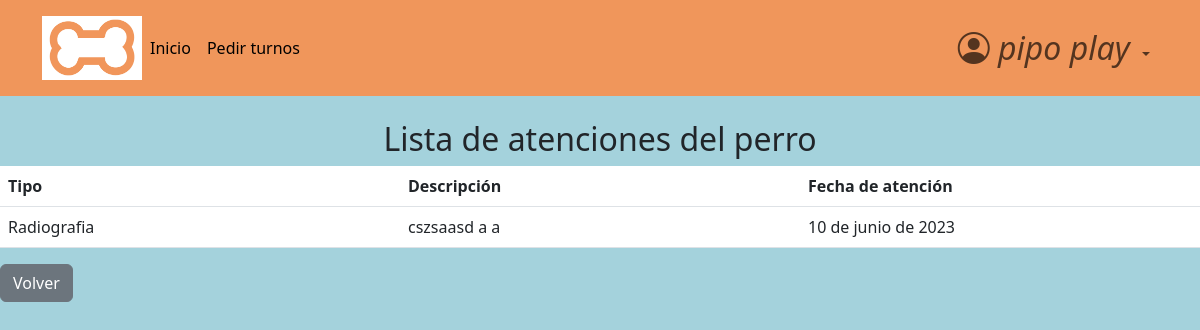
Page /dogs/attentions/3/2/ (signed in) on the committed database.
### accounts/models.py (models this page shows, shortened)
class CustomUser(AbstractBaseUser, PermissionsMixin):
    email = models.EmailField(
        verbose_name="email",
        unique=True,
        max_length=40,
        error_messages={"unique":'El mail ya se encuentra registrado. Por favor ingrese otro.'}
    )
    name = models.CharField(
        max_length=30
    )
    surname = models.CharField(
        max_length=30,
        blank=True,
        null=True
    )
    address = models.CharField(
        max_length=30,
        blank=True,
        null=True
    )
    telephone = models.SlugField(
        max_length=15,
        blank=True,
        null=True,
    )
    is_active = models.BooleanField(
        default=True,
    )
    is_staff = models.BooleanField(
        default=False,
    )
    is_admin = models.BooleanField(
        default=False,
    )
    last_login = models.DateTimeField(
        verbose_name="last login",
        default=datetime.datetime.now,
    )
    is_veterinario = models.BooleanField(
        default=False,
    )
    USERNAME_FIELD = "email"    #variable por la cual se ingresa, dice username pero seria como 'campo que representa el inicio de sesion'
    REQUIRED_FIELDS = ['name',]    #no permite registros si no tiene estos campos completos
    objects = CustomUserManager()
    def __str__(self):
        return self.name + ' ' + str(self.surname or '')

### dogs/models.py (models this page shows)
class Attention(models.Model):
    class Type(models.TextChoices):
        radiografia = "Radiografia"
        primeros_auxilios = "Primeros auxilios"
        operacion = "Operacion"
        otros_servicios = "Otros Servicios"
    dog = models.ForeignKey(
        Dog,
        blank = True,
        on_delete=models.CASCADE,
        null=True,
    )
    type = models.CharField(
        choices=Type.choices,
        max_length=20,
        null=True,
        blank=True,
    )
    description = models.TextField(
        max_length=120,
        validators=[MaxLengthValidator(120, message="La descripción debe tener a lo sumo 120 caracteres")],
        blank=True,
        null=True
    )
    date_of_attention = models.DateField(
        null=True,
        blank=True,
        validators=[MaxValueValidator(date.today, message="La fecha de atención debe ser anterior a la fecha de hoy")],
    )

### dogs/views.py (the view)
# urls.py: path('attentions/<client_id>/<dog_id>/', views.attentions_list, name="attentions_list"),
@ login_required
def attentions_list(request, dog_id, client_id):
    actual_dog = Dog.objects.get(pk=dog_id)
    attentions = actual_dog.attention_set.all()
    context = {
        'client_id': client_id,
        'dog_id': actual_dog.id,
        'attentions': attentions,
    }
    return render(request, 'attentions_list.html', context)

### dogs/templates/attentions_list.html (shortened to what this page needs)
{% extends 'base.html' %}
{% block content %}
<main>
<br>
    <h2 class="text-center">Lista de atenciones del perro</h2>
                {% if attentions.exists %}
                  <table class="table table-hover">
                      <thead>
                          <tr>
                              <th>Tipo</th>
                              <th>Descripción</th>
                              <th>Fecha de atención</th>
                          </tr>
                      </thead>
                      <tbody>
                          {% for attention in attentions %}
                                <tr>
                                    <td>{{ attention.type }}</td>
                                    <td>{{ attention.description }}</td>
                                    <td>{{ attention.date_of_attention }}</td>
                                </tr>
                          {% endfor %}
                        </tbody>
                    </table>
                {% else %}
                    <tr >
                        <p class="text-center">
                            No hay atenciones para este perro
                        </p>
                    </tr>
                {% endif %}
        <div>
            <a href="{% url 'dog_profile' user_owner_id=client_id dog_id=dog_id %}" class="btn btn-secondary">Volver</a>
        </div>
</main>
{% endblock  %}

### pages/templates/base.html (shortened to what this page needs)
<!DOCTYPE html>
<html>
{% load static %}
<head>
    {% block css %}
        <link rel="stylesheet" href="https://cdn.jsdelivr.net/npm/bootstrap-icons@1.10.5/font/bootstrap-icons.css">
    <link href="https://cdn.jsdelivr.net/npm/bootstrap@5.3.0-alpha3/dist/css/bootstrap.min.css" rel="stylesheet">
    <link rel="stylesheet" href="{% static 'css/styles.css' %}">
    {% endblock css %}
</head>
<body>
    <header>
            <nav class="navbar navbar-expand-lg header-ar">
                <div class="container">
                    <img src="{% static 'media/Logo2.png' %}" width="100" height="64" alt="Descripción de la imagen" >
                    <div class="collapse navbar-collapse show " id="navbarBasic">
                        <ul class="navbar-nav me-auto mb-2 mb-lg-0">
                            <li class="nav-item">
                                <a class="nav-link active" aria-current="page" href="{% url 'home' %}">Inicio</a>
                            </li>
                            {% if user.is_authenticated %}
                                {% if user.is_veterinario %}
                                    <li class="nav-item">
                                        <a class="nav-link active" aria-current="page" href="{% url 'list_users' %}">Lista de Clientes</a>
                                    </li>
                                    <li class="nav-item">
                                        <a class="nav-link active" aria-current="page" href="{% url 'client_registration' %}">Registrar cliente</a>
                                    </li>
                                    <li class="nav-item">
                                        <a class="nav-link active" aria-current="page" href="{% url 'shifts_panel'  %}">Turnos</a>
                                    </li>
                                    <ul>
                                        <form class="d-flex" method=POST action="{% url 'search_user' %}">
                                            {% csrf_token %}
                                            <input type="search" class="form-control me-2" placeholder="Buscar Cliente" aria-label="Search" name="buscado">
                                            <button class="btn btn-outline-secondary" type="submit">Buscar</button>
                                        </form>
                                    </ul>
                                {% else %}
                                    <li class="nav-item">
                                        <a class="nav-link active" aria-current="page" href="{% url 'calendar' user.id %}">Pedir turnos</a>
                                    </li>
                                {% endif %}
                                </ul>
                                    <ul class="navbar-nav mb-2 mb-lg-0 ">
                                        <li class="nav-item dropdown">
                                            <a class="nav-link dropdown-toggle icono-user" role="button" data-bs-toggle="dropdown" aria-expanded="False">
                                                {% if user.is_veterinario %}
                                                    <i class="bi bi-person-circle">
                                                        Veterinario
                                                    </i>
                                                {% else %}
                                                    <i class="bi bi-person-circle">
                                                        {{ user }}
                                                    </i>
                                                {% endif %}
                                            </a>
                                        </li>
                                    </ul>
                        {% endif %}
                </div>
            </div>
        </nav>
    </header>
{% block content %}
{% endblock content %}
</body>
</html>

### pages/static/css/styles.css (style rules this page uses)
html { box-sizing: border-box; font-size: 16px; scroll-behavior: smooth; }
body { margin: 0; padding: 0; overflow-x: hidden; background-color: #a4d2dc; }
a { text-decoration: none; }
.icono-user i { font-size: 2rem; }
.header-ar { background-color: #f0965b; padding: 1rem; }

### dogs/templates/attentions_list.html (style rules this page uses)
.text-center { text-align: center; }
table { border-collapse: collapse; table-layout: fixed; width: 310px; }
table td { width: 110px; word-wrap: break-word; }

### rows in the picture
CustomUser: name+surname "pipo play"
Attention: type "Radiografia", description "cszsaasd a a", date_of_attention "10 de junio de 2023"
